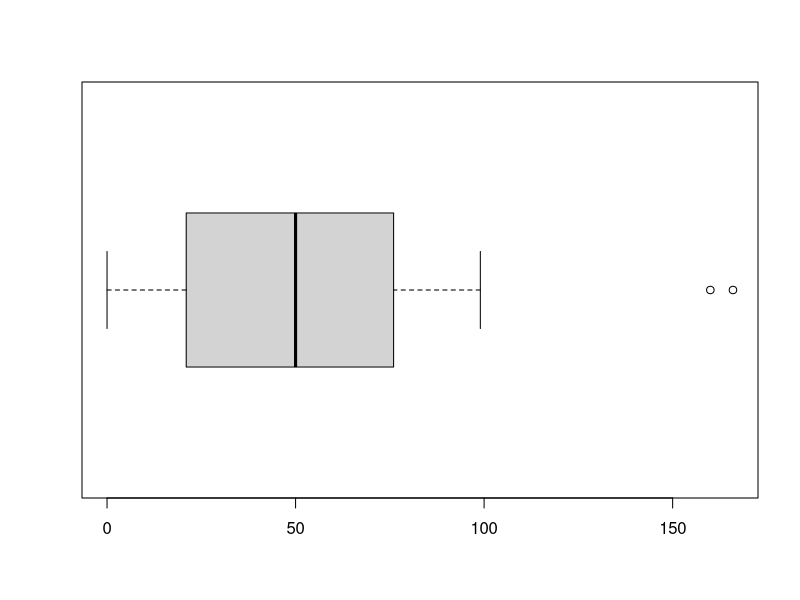
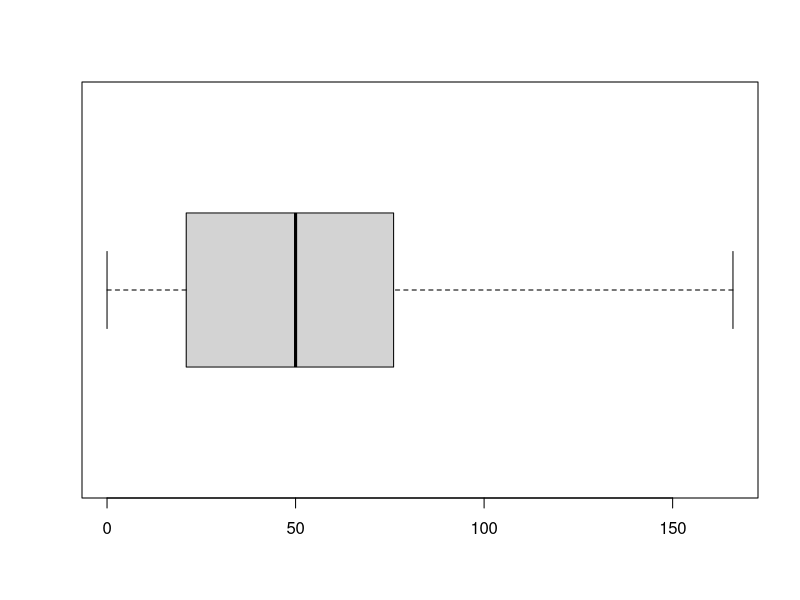

Here is the R script that generated these plots, in order:
x <- c(
  87, 39, 23, 8, 14, 85, 12, 58, 4, 18, 74, 20, 73, 97, 73, 21, 42, 23, 91, 74, 87, 47, 57,
  4, 51, 64, 35, 96, 97, 5, 59, 73, 90, 6, 6, 21, 93, 33, 5, 2, 97, 26, 36, 82, 54, 87, 59,
  26, 90, 47, 37, 74, 59, 74, 65, 90, 94, 5, 6, 42, 81, 66, 34, 9, 20, 53, 55, 47, 16, 67,
  12, 95, 84, 29, 3, 12, 23, 83, 21, 62, 96, 71, 31, 29, 88, 97, 67, 57, 89, 95, 8, 29, 54,
  52, 30, 65, 50, 86, 55, 65, 19, 22, 57, 52, 72, 16, 54, 76, 37, 18, 98, 95, 93, 59, 91,
  70, 27, 47, 97, 28, 74, 7, 62, 29, 78, 71, 88, 79, 80, 35, 94, 77, 33, 8, 42, 19, 7, 50,
  65, 30, 28, 34, 32, 91, 77, 57, 17, 53, 31, 52, 65, 92, 44, 46, 80, 20, 96, 54, 85, 76,
  45, 85, 90, 97, 79, 49, 11, 62, 60, 35, 76, 48, 50, 17, 90, 38, 77, 0, 96, 77, 30, 8, 41,
  16, 14, 62, 26, 16, 92, 67, 68, 96, 73, 12, 35, 98, 37, 44, 69, 14, 5, 45, 14, 38, 86, 71,
  65, 40, 70, 28, 53, 18, 80, 5, 67, 42, 29, 68, 19, 72, 99, 72, 76, 78, 6, 76, 80, 85, 9,
  17, 3, 24, 3, 97, 97, 86, 2, 58, 55, 84, 5, 80, 0, 14, 23, 43, 86, 35, 65, 9, 84, 63, 5,
  20, 10, 26, 26, 87, 166, 39, 46, 65, 10, 62, 86, 66, 40, 82, 19, 6, 24, 74, 74, 6, 64, 11,
  43, 6, 44, 56, 11, 96, 86, 16, 2, 83, 78, 23, 86, 0, 10, 29, 7, 8, 7, 21, 53, 84, 5, 83,
  37, 6, 68, 0, 4, 48, 12, 42, 90, 5, 160, 18, 89, 92, 53, 77, 93, 84, 42, 74, 35, 52, 86,
  4, 78, 6, 49, 63, 77, 94, 66, 6, 36, 68, 8, 33, 95, 44, 67, 96, 80, 88, 47, 70, 67, 68,
  4, 13, 11, 7, 11, 13, 19, 34, 82, 82, 21, 55, 56, 43, 3, 73, 62, 63, 48, 65, 87, 29, 76,
  43, 1, 34, 86, 94, 35, 73, 8, 53, 19, 36, 96, 74, 2, 50, 40, 35, 47, 84, 88, 42, 54, 16,
  81, 43, 48, 13, 86, 34, 15, 55, 4, 36, 33, 95, 25, 31, 37, 40, 31, 28, 29, 78, 96, 42, 42,
  70, 25, 95, 19, 3, 25, 81, 12, 53, 73, 3, 83, 67, 20, 60, 43, 11, 71, 88, 72, 28, 82, 58,
  54, 50, 79, 52, 30, 8, 9, 52, 73, 22, 14, 46, 64, 8, 4, 77, 43, 31, 69, 86, 86, 56, 50,
  20, 2, 65, 46, 82, 73, 94, 97, 19, 20, 77, 42, 61, 29, 69, 6, 56,
  68, 22, 11, 28, 69, 77, 13, 7, 58, 52, 87, 49, 19, 63, 91, 64, 17, 90, 3, 36, 6, 47
)
summary(x)
boxplot(x,horizontal = TRUE,range=1.5) # outliers
outliers <- sort(boxplot.stats(x,coef=1.5)$out)
no <- length(outliers)
if(no > 0) {
  cat("Numero de outliers = ",no,": ",outliers)
} else {
  cat("Sem outliers")
}
boxplot.stats(x,coef=1.5)
boxplot(x,horizontal = TRUE,range=3) # outliers extremos
outliers.extrem <- sort(boxplot.stats(x,coef=3)$out)
noe <- length(outliers.extrem)
if(noe > 0) {
  cat("Numero de outliers extremos = ",noe,": ",outliers.extrem)
} else {
  cat("Sem outliers extremos")
}
boxplot.stats(x,coef=3)
